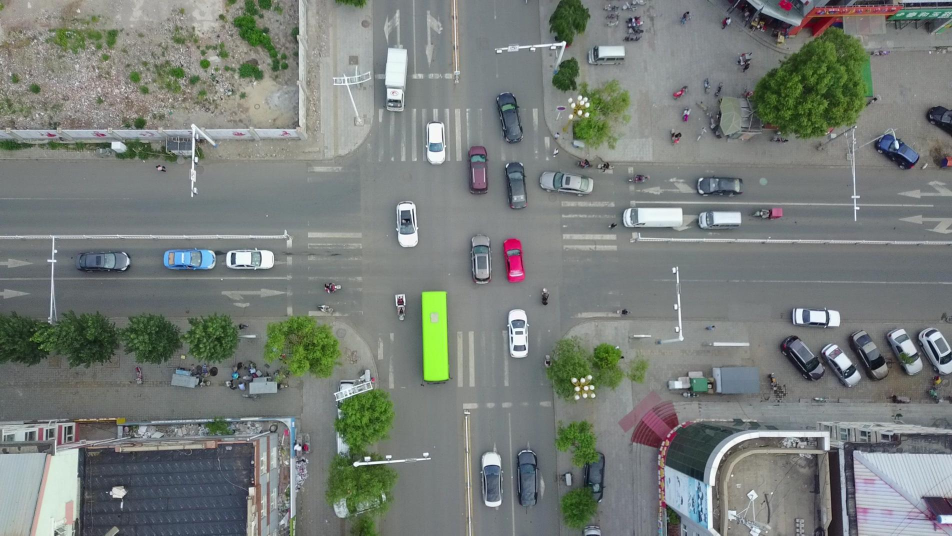
#> input picture image.jpg, 1904 x 1071 px, found by its file name (shown at 1/2 size)
$ jupyter execute --allow-errors 'Object Detection In Image.ipynb'
#> lines starting #> are read from the running program, lines starting #| are printed output that depends on the picture; after the words box and inside, x2 and y2 are one past the last pixel; in counts of white or black regions, pixels touching at a corner belong together
[cell 1]
from tensorflow.keras.models import load_model
import cv2
import numpy as np
import os
os. environ["CUDA_VISIBLE_DEVICES"] = "-1"

#> (a cell that did not finish here is left out)

[cell 3]
img = r'D:/Dwarf AI/image.jpg'

[cell 4]
import cv2
from keras.preprocessing import image
from  keras.preprocessing.image import img_to_array
from PIL import Image as im
# Load image, grayscale, Gaussian blur, Otsu's threshold, dilate
images = cv2.imread(img)
#> images is the input picture: shape (1071, 1904, 3); mean B, G, R 121.5, 125.6, 119.8
original = images.copy()
gray = cv2.cvtColor(images,cv2.COLOR_BGR2GRAY)
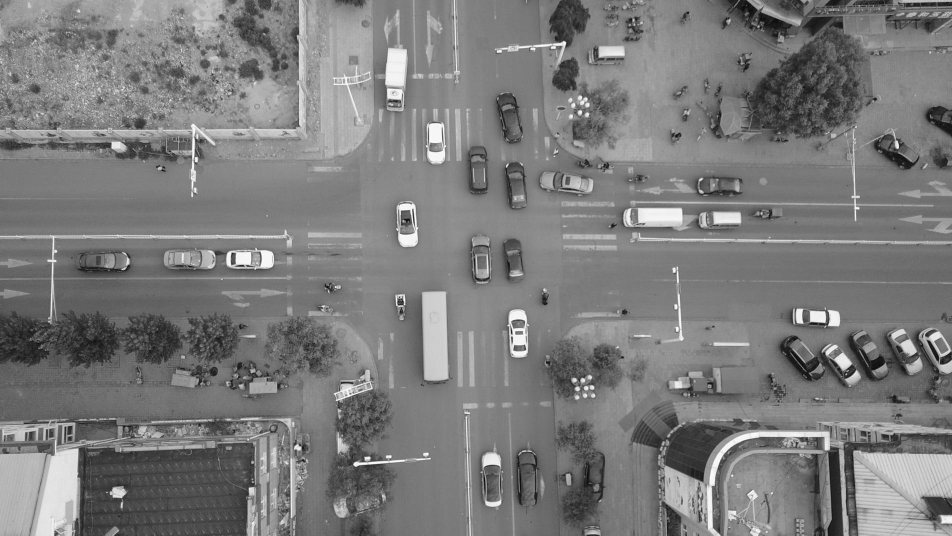
#> gray: shape (1071, 1904) (shown at 1/2 size); min 1, max 255, mean 123.4
blur = cv2.GaussianBlur(gray, (5,5), 0)
thresh = cv2.threshold(blur, 0, 255, cv2.THRESH_BINARY_INV + cv2.THRESH_OTSU)[1]
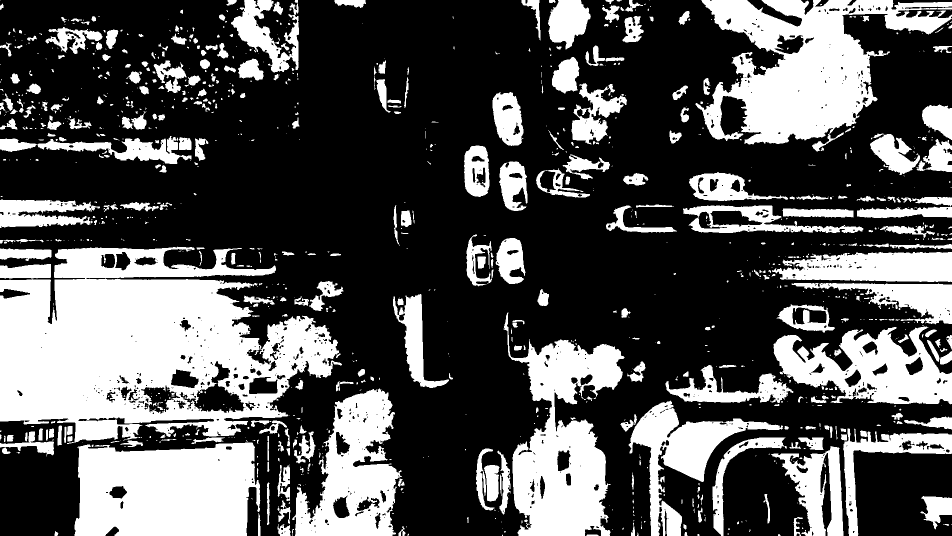
#> thresh: shape (1071, 1904) (shown at 1/2 size); 33% white; 1109 white regions (689 under 20 px), largest, box (x1, y1, x2, y2) and area: (0, 493, 684, 888) 166058, (1391, 0, 1904, 303) 72320, (149, 885, 521, 1071) 59813
kernel = cv2.getStructuringElement(cv2.MORPH_RECT, (7,7))
dilate = cv2.dilate(thresh, kernel, iterations=1)
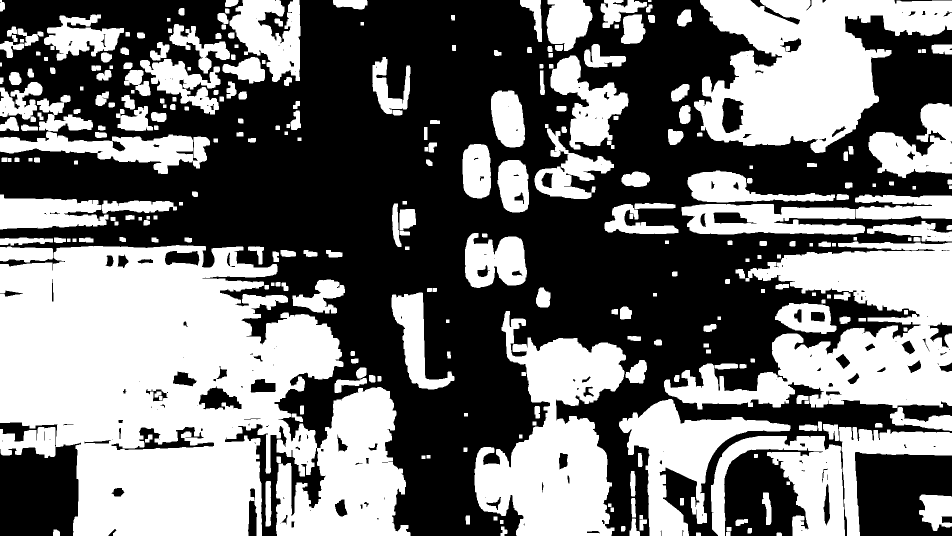
#> dilate: shape (1071, 1904) (shown at 1/2 size); 45.8% white; 295 white regions

# Find contours, obtain bounding box coordinates, and extract ROI
cnts = cv2.findContours(dilate, cv2.RETR_EXTERNAL, cv2.CHAIN_APPROX_SIMPLE)
#> cnts = 292 contours, 1 with area under 20; largest, box (x1, y1, x2, y2) and area: (0, 490, 821, 1071) 334159, (1328, 483, 1904, 862) 97716, (1388, 0, 1904, 306) 90855, (949, 622, 1252, 1071) 71421, (1238, 798, 1581, 1071) 30766
cnts = cnts[0] if len(cnts) == 2 else cnts[1]
image_number = 0
#> (the rest of this cell did not finish here and is left out)
